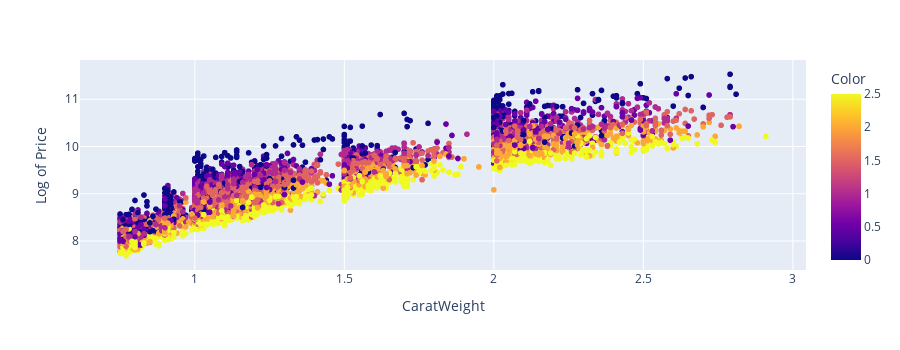

Notebook code for this chart:
### Markdown cell above
### 3.2 With Logarithmic Transformation of Price

### Code cell
fig = px.scatter(df_log,
                 x="CaratWeight",
                 y="Price",
                 color = 'Color',
                 height = 350,
                 labels={'Price':'Log of Price'}
                )
fig.show()

### Figure 1 — Plotly figure (JSON) as saved in the notebook; plotly's stock layout.template omitted (floating-point values rounded to 4 significant figures; data arrays with more than 128 entries replaced by an {"elided": "..."} marker saying what was removed)
{"data": [{"hovertemplate": "CaratWeight=%{x}<br>Log of Price=%{y}<br>Color=%{marker.color}<extra></extra>", "legendgroup": "", "marker": {"color": {"elided": "9142 float values"}, "coloraxis": "coloraxis", "symbol": "circle"}, "mode": "markers", "name": "", "showlegend": false, "type": "scattergl", "x": {"elided": "9142 float values"}, "xaxis": "x", "y": {"elided": "9142 float values"}, "yaxis": "y"}], "layout": {"coloraxis": {"colorbar": {"title": {"text": "Color"}}, "colorscale": [[0, "#0d0887"], [0.1111, "#46039f"], [0.2222, "#7201a8"], [0.3333, "#9c179e"], [0.4444, "#bd3786"], [0.5556, "#d8576b"], [0.6667, "#ed7953"], [0.7778, "#fb9f3a"], [0.8889, "#fdca26"], [1, "#f0f921"]]}, "height": 350, "legend": {"tracegroupgap": 0}, "margin": {"t": 60}, "xaxis": {"anchor": "y", "domain": [0, 1], "title": {"text": "CaratWeight"}}, "yaxis": {"anchor": "x", "domain": [0, 1], "title": {"text": "Log of Price"}}}}
